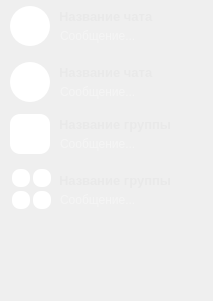
      <widget class="QWidget" name="widget">
       <property name="geometry">
        <rect>
         <x>0</x>
         <y>0</y>
         <width>213</width>
         <height>301</height>
        </rect>
       </property>
       <widget class="QWidget" name="chat_btn" native="true">
        <property name="geometry">
         <rect>
          <x>0</x>
          <y>0</y>
          <width>211</width>
          <height>51</height>
         </rect>
        </property>
        <property name="cursor">
         <cursorShape>PointingHandCursor</cursorShape>
        </property>
        <property name="styleSheet">
         <string notr="true">#chat_btn {
	border-radius: 0;
}
#chat_btn:hover{
	background-color: rgba(113, 113, 113, 0.5);
}</string>
        </property>
        <widget class="QLabel" name="chat_ava">
         <property name="geometry">
          <rect>
           <x>10</x>
           <y>6</y>
           <width>40</width>
           <height>40</height>
          </rect>
         </property>
         <property name="styleSheet">
          <string notr="true">border-radius: 20px;
background-color: rgb(255, 255, 255);</string>
         </property>
         <property name="text">
          <string/>
         </property>
         <property name="pixmap">
          <pixmap resource="res.qrc">:/res/person.png</pixmap>
         </property>
         <property name="scaledContents">
          <bool>true</bool>
         </property>
         <property name="margin">
          <number>5</number>
         </property>
        </widget>
        <widget class="QLabel" name="label">
         <property name="geometry">
          <rect>
           <x>59</x>
           <y>6</y>
           <width>131</width>
           <height>21</height>
          </rect>
         </property>
         <property name="font">
          <font>
           <pointsize>10</pointsize>
           <bold>true</bold>
          </font>
         </property>
         <property name="styleSheet">
          <string notr="true">color: rgba(233, 233, 233, 1);
</string>
         </property>
         <property name="text">
          <string>Название чата</string>
         </property>
        </widget>
        <widget class="QLabel" name="label_2">
         <property name="geometry">
          <rect>
           <x>60</x>
           <y>26</y>
           <width>91</width>
           <height>20</height>
          </rect>
         </property>
         <property name="styleSheet">
          <string notr="true">color: rgba(255, 255, 255, 0.35);
</string>
         </property>
         <property name="text">
          <string>Сообщение...</string>
         </property>
        </widget>
       </widget>
       <widget class="QWidget" name="chat_btn_2" native="true">
        <property name="geometry">
         <rect>
          <x>0</x>
          <y>56</y>
          <width>211</width>
          <height>51</height>
         </rect>
        </property>
        <property name="cursor">
         <cursorShape>PointingHandCursor</cursorShape>
        </property>
        <property name="styleSheet">
         <string notr="true">#chat_btn_2 {
	border-radius: 0;
}
#chat_btn_2:hover{
	background-color: rgba(113, 113, 113, 0.5);
}</string>
        </property>
        <widget class="QLabel" name="chat_ava_2">
         <property name="geometry">
          <rect>
           <x>10</x>
           <y>6</y>
           <width>40</width>
           <height>40</height>
          </rect>
         </property>
         <property name="styleSheet">
          <string notr="true">border-radius: 20px;
background-color: rgb(255, 255, 255);</string>
         </property>
         <property name="text">
          <string/>
         </property>
         <property name="pixmap">
          <pixmap resource="res.qrc">:/res/person.png</pixmap>
         </property>
         <property name="scaledContents">
          <bool>true</bool>
         </property>
         <property name="margin">
          <number>5</number>
         </property>
        </widget>
        <widget class="QLabel" name="label_3">
         <property name="geometry">
          <rect>
           <x>59</x>
           <y>6</y>
           <width>131</width>
           <height>21</height>
          </rect>
         </property>
         <property name="font">
          <font>
           <pointsize>10</pointsize>
           <bold>true</bold>
          </font>
         </property>
         <property name="styleSheet">
          <string notr="true">color: rgba(233, 233, 233, 1);
</string>
         </property>
         <property name="text">
          <string>Название чата</string>
         </property>
        </widget>
        <widget class="QLabel" name="label_4">
         <property name="geometry">
          <rect>
           <x>60</x>
           <y>26</y>
           <width>91</width>
           <height>20</height>
          </rect>
         </property>
         <property name="styleSheet">
          <string notr="true">color: rgba(255, 255, 255, 0.35);
</string>
         </property>
         <property name="text">
          <string>Сообщение...</string>
         </property>
        </widget>
       </widget>
       <widget class="QWidget" name="chat_btn_3" native="true">
        <property name="geometry">
         <rect>
          <x>0</x>
          <y>108</y>
          <width>211</width>
          <height>51</height>
         </rect>
        </property>
        <property name="cursor">
         <cursorShape>PointingHandCursor</cursorShape>
        </property>
        <property name="styleSheet">
         <string notr="true">#chat_btn_3 {
	border-radius: 0;
}
#chat_btn_3:hover{
	background-color: rgba(113, 113, 113, 0.5);
}</string>
        </property>
        <widget class="QLabel" name="chat_ava_4">
         <property name="geometry">
          <rect>
           <x>10</x>
           <y>6</y>
           <width>40</width>
           <height>40</height>
          </rect>
         </property>
         <property name="styleSheet">
          <string notr="true">border-radius: 10px;
background-color: rgb(255, 255, 255);</string>
         </property>
         <property name="text">
          <string/>
         </property>
         <property name="pixmap">
          <pixmap resource="res.qrc">:/res/person.png</pixmap>
         </property>
         <property name="scaledContents">
          <bool>true</bool>
         </property>
         <property name="margin">
          <number>5</number>
         </property>
        </widget>
        <widget class="QLabel" name="label_5">
         <property name="geometry">
          <rect>
           <x>59</x>
           <y>6</y>
           <width>131</width>
           <height>21</height>
          </rect>
         </property>
         <property name="font">
          <font>
           <pointsize>10</pointsize>
           <bold>true</bold>
          </font>
         </property>
         <property name="styleSheet">
          <string notr="true">color: rgba(233, 233, 233, 1);
</string>
         </property>
         <property name="text">
          <string>Название группы</string>
         </property>
        </widget>
        <widget class="QLabel" name="label_6">
         <property name="geometry">
          <rect>
           <x>60</x>
           <y>26</y>
           <width>91</width>
           <height>20</height>
          </rect>
         </property>
         <property name="styleSheet">
          <string notr="true">color: rgba(255, 255, 255, 0.35);
</string>
         </property>
         <property name="text">
          <string>Сообщение...</string>
         </property>
        </widget>
       </widget>
       <widget class="QWidget" name="chat_btn_4" native="true">
        <property name="geometry">
         <rect>
          <x>0</x>
          <y>164</y>
          <width>211</width>
          <height>51</height>
         </rect>
        </property>
        <property name="cursor">
         <cursorShape>PointingHandCursor</cursorShape>
        </property>
        <property name="styleSheet">
         <string notr="true">#chat_btn_4 {
	border-radius: 0;
}
#chat_btn_4:hover{
	background-color: rgba(113, 113, 113, 0.5);
}</string>
        </property>
        <widget class="QLabel" name="chat_ava_5">
         <property name="geometry">
          <rect>
           <x>12</x>
           <y>5</y>
           <width>18</width>
           <height>18</height>
          </rect>
         </property>
         <property name="styleSheet">
          <string notr="true">border-radius: 8px;
background-color: rgb(255, 255, 255);</string>
         </property>
         <property name="text">
          <string/>
         </property>
         <property name="pixmap">
          <pixmap resource="res.qrc">:/res/person.png</pixmap>
         </property>
         <property name="scaledContents">
          <bool>true</bool>
         </property>
         <property name="margin">
          <number>0</number>
         </property>
        </widget>
        <widget class="QLabel" name="label_7">
         <property name="geometry">
          <rect>
           <x>59</x>
           <y>6</y>
           <width>131</width>
           <height>21</height>
          </rect>
         </property>
         <property name="font">
          <font>
           <pointsize>10</pointsize>
           <bold>true</bold>
          </font>
         </property>
         <property name="styleSheet">
          <string notr="true">color: rgba(233, 233, 233, 1);
</string>
         </property>
         <property name="text">
          <string>Название группы</string>
         </property>
        </widget>
        <widget class="QLabel" name="label_8">
         <property name="geometry">
          <rect>
           <x>60</x>
           <y>26</y>
           <width>91</width>
           <height>20</height>
          </rect>
         </property>
         <property name="styleSheet">
          <string notr="true">color: rgba(255, 255, 255, 0.35);
</string>
         </property>
         <property name="text">
          <string>Сообщение...</string>
         </property>
        </widget>
        <widget class="QLabel" name="chat_ava_6">
         <property name="geometry">
          <rect>
           <x>12</x>
           <y>27</y>
           <width>18</width>
           <height>18</height>
          </rect>
         </property>
         <property name="styleSheet">
          <string notr="true">border-radius: 8px;
background-color: rgb(255, 255, 255);</string>
         </property>
         <property name="text">
          <string/>
         </property>
         <property name="pixmap">
          <pixmap resource="res.qrc">:/res/person.png</pixmap>
         </property>
         <property name="scaledContents">
          <bool>true</bool>
         </property>
         <property name="margin">
          <number>0</number>
         </property>
        </widget>
        <widget class="QLabel" name="chat_ava_8">
         <property name="geometry">
          <rect>
           <x>33</x>
           <y>5</y>
           <width>18</width>
           <height>18</height>
          </rect>
         </property>
         <property name="styleSheet">
          <string notr="true">border-radius: 8px;
background-color: rgb(255, 255, 255);</string>
         </property>
         <property name="text">
          <string/>
         </property>
         <property name="pixmap">
          <pixmap resource="res.qrc">:/res/person.png</pixmap>
         </property>
         <property name="scaledContents">
          <bool>true</bool>
         </property>
         <property name="margin">
          <number>0</number>
         </property>
        </widget>
        <widget class="QLabel" name="chat_ava_9">
         <property name="geometry">
          <rect>
           <x>33</x>
           <y>27</y>
           <width>18</width>
           <height>18</height>
          </rect>
         </property>
         <property name="styleSheet">
          <string notr="true">border-radius: 8px;
background-color: rgb(255, 255, 255);</string>
         </property>
         <property name="text">
          <string/>
         </property>
         <property name="pixmap">
          <pixmap resource="res.qrc">:/res/person.png</pixmap>
         </property>
         <property name="scaledContents">
          <bool>true</bool>
         </property>
         <property name="margin">
          <number>0</number>
         </property>
        </widget>
       </widget>
      </widget>
